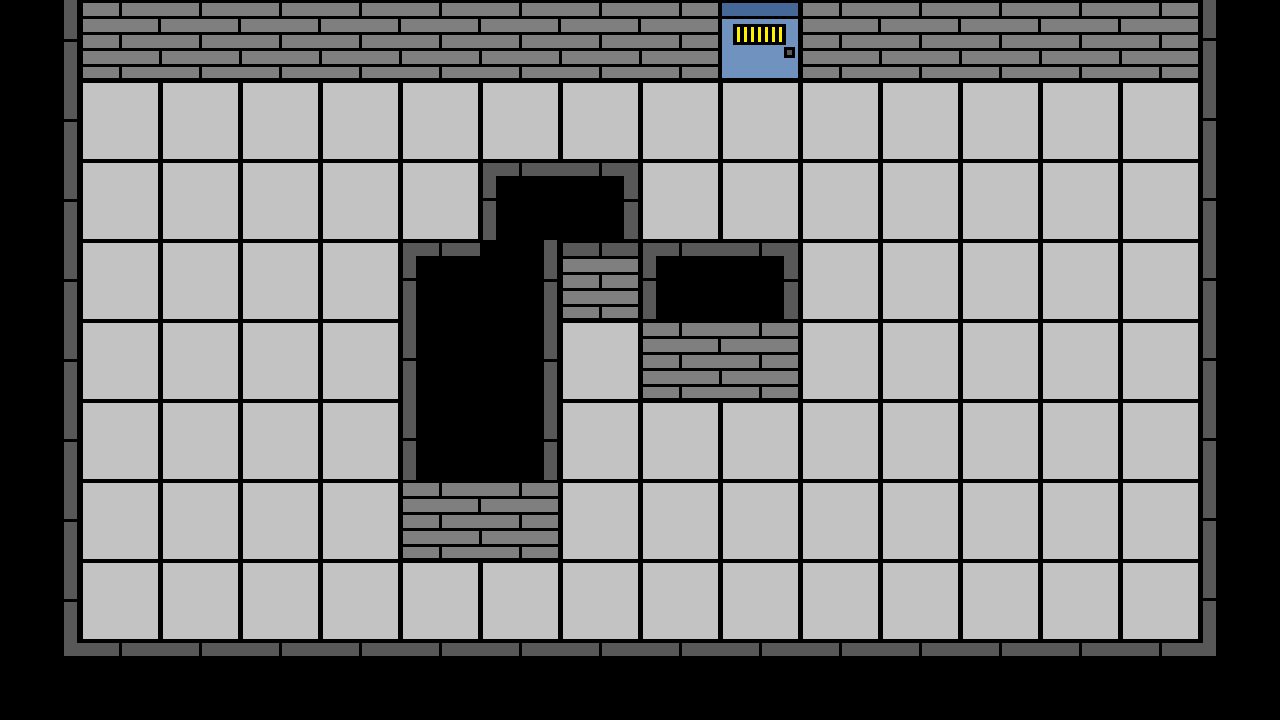

Below is a game level as drawn by its tile map, then a one-line description and the .tmx file that defines it, in full:
An orthogonal 16x9 tile map with 80x80 px tiles, 1 tile layer (tile layer) and 3 objects (2x enemy, door).

<map version="1.4" tiledversion="1.4.2" orientation="orthogonal" renderorder="right-down" width="16" height="9" tilewidth="80" tileheight="80" infinite="0" nextlayerid="6" nextobjectid="11">
 <tileset firstgid="1" source="trial_tileset.tsx" />
 <layer id="1" name="tile layer" width="16" height="9">
  <data encoding="csv">
9,21,7,7,7,7,7,7,22,20,21,7,7,7,22,10,
9,2,2,2,2,2,2,2,2,2,2,2,2,2,2,10,
9,2,2,2,2,2,18,24,2,2,2,2,2,2,2,10,
9,2,2,2,2,18,9,23,25,24,2,2,2,2,2,10,
9,2,2,2,2,10,9,2,21,22,2,2,2,2,2,10,
9,2,2,2,2,10,9,2,2,2,2,2,2,2,2,10,
9,2,2,2,2,21,22,2,2,2,2,2,2,2,2,10,
9,2,2,2,2,2,2,2,2,2,2,2,2,2,2,10,
13,11,11,11,11,11,11,11,11,11,11,11,11,11,11,12
</data>
 </layer>
 <objectgroup id="5" name="object layer">
  <object id="4" name="enemy spawn point" type="enemy" x="597.333" y="361.333">
   <point />
  </object>
  <object id="6" name="enemy spawn point" type="enemy" x="1096" y="130.667">
   <point />
  </object>
  <object id="9" name="door" type="door" x="718.334" y="83" width="84.6667" height="45">
   <properties>
    <property name="target_map" value="data/Tiled/trial_room.tmx" />
    <property name="target_x" type="int" value="760" />
    <property name="target_y" type="int" value="560" />
   </properties>
  </object>
 </objectgroup>
</map>
